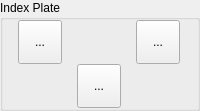
         <widget class="QGroupBox" name="grpIdxPlate">
          <property name="title">
           <string>Index Plate</string>
          </property>
          <layout class="QGridLayout" name="gridLayout_2">
           <property name="leftMargin">
            <number>0</number>
           </property>
           <property name="topMargin">
            <number>0</number>
           </property>
           <property name="rightMargin">
            <number>0</number>
           </property>
           <property name="bottomMargin">
            <number>0</number>
           </property>
           <property name="spacing">
            <number>0</number>
           </property>
           <item row="0" column="0">
            <widget class="StyledToolButton" name="cmdIdxPlateLast">
             <property name="minimumSize">
              <size>
               <width>44</width>
               <height>44</height>
              </size>
             </property>
             <property name="toolTip">
              <string>Last index</string>
             </property>
             <property name="text">
              <string>...</string>
             </property>
             <property name="icon">
              <iconset resource="images.qrc">
               <normaloff>:/images/last.png</normaloff>:/images/last.png</iconset>
             </property>
             <property name="iconSize">
              <size>
               <width>30</width>
               <height>30</height>
              </size>
             </property>
            </widget>
           </item>
           <item row="1" column="1">
            <widget class="StyledToolButton" name="cmdIdxPlateHome">
             <property name="minimumSize">
              <size>
               <width>44</width>
               <height>44</height>
              </size>
             </property>
             <property name="toolTip">
              <string>Index plate home</string>
             </property>
             <property name="text">
              <string>...</string>
             </property>
             <property name="icon">
              <iconset resource="images.qrc">
               <normaloff>:/images/target.png</normaloff>:/images/target.png</iconset>
             </property>
             <property name="iconSize">
              <size>
               <width>30</width>
               <height>30</height>
              </size>
             </property>
            </widget>
           </item>
           <item row="0" column="2">
            <widget class="StyledToolButton" name="cmdIdxPlateNext">
             <property name="minimumSize">
              <size>
               <width>44</width>
               <height>44</height>
              </size>
             </property>
             <property name="toolTip">
              <string>Next index</string>
             </property>
             <property name="text">
              <string>...</string>
             </property>
             <property name="icon">
              <iconset resource="images.qrc">
               <normaloff>:/images/next.png</normaloff>:/images/next.png</iconset>
             </property>
             <property name="iconSize">
              <size>
               <width>30</width>
               <height>30</height>
              </size>
             </property>
            </widget>
           </item>
          </layout>
         </widget>
